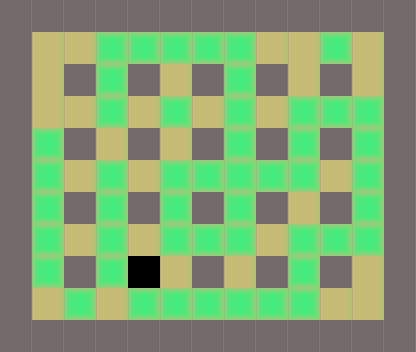

A level layout from a 2D game, rendered from its tile map. Below: a short description, then the map file with its tile-grid data intact:
An orthogonal 13x11 tile map with 32x32 px tiles, 2 tile layers (base, piedras).

<map version="1.0" orientation="orthogonal" renderorder="right-down" width="13" height="11" tilewidth="32" tileheight="32" nextobjectid="1">
 <properties>
  <property name="nombre" value="Nivel 1" />
 </properties>
 <tileset firstgid="1" name="tile" tilewidth="32" tileheight="32" tilecount="3">
  <image source="../../resources/tilebase.png" width="96" height="32" />
  <terraintypes>
   <terrain name="New Terrain" tile="-1" />
  </terraintypes>
 </tileset>
 <layer name="base" width="13" height="11">
  <data>
   <tile gid="1" />
   <tile gid="1" />
   <tile gid="1" />
   <tile gid="1" />
   <tile gid="1" />
   <tile gid="1" />
   <tile gid="1" />
   <tile gid="1" />
   <tile gid="1" />
   <tile gid="1" />
   <tile gid="1" />
   <tile gid="1" />
   <tile gid="1" />
   <tile gid="1" />
   <tile gid="2" />
   <tile gid="2" />
   <tile gid="2" />
   <tile gid="2" />
   <tile gid="2" />
   <tile gid="2" />
   <tile gid="2" />
   <tile gid="2" />
   <tile gid="2" />
   <tile gid="2" />
   <tile gid="2" />
   <tile gid="1" />
   <tile gid="1" />
   <tile gid="2" />
   <tile gid="1" />
   <tile gid="2" />
   <tile gid="1" />
   <tile gid="2" />
   <tile gid="1" />
   <tile gid="2" />
   <tile gid="1" />
   <tile gid="2" />
   <tile gid="1" />
   <tile gid="2" />
   <tile gid="1" />
   <tile gid="1" />
   <tile gid="2" />
   <tile gid="2" />
   <tile gid="2" />
   <tile gid="2" />
   <tile gid="2" />
   <tile gid="2" />
   <tile gid="2" />
   <tile gid="2" />
   <tile gid="2" />
   <tile gid="2" />
   <tile gid="2" />
   <tile gid="1" />
   <tile gid="1" />
   <tile gid="2" />
   <tile gid="1" />
   <tile gid="2" />
   <tile gid="1" />
   <tile gid="2" />
   <tile gid="1" />
   <tile gid="2" />
   <tile gid="1" />
   <tile gid="2" />
   <tile gid="1" />
   <tile gid="2" />
   <tile gid="1" />
   <tile gid="1" />
   <tile gid="2" />
   <tile gid="2" />
   <tile gid="2" />
   <tile gid="2" />
   <tile gid="2" />
   <tile gid="2" />
   <tile gid="2" />
   <tile gid="2" />
   <tile gid="2" />
   <tile gid="2" />
   <tile gid="2" />
   <tile gid="1" />
   <tile gid="1" />
   <tile gid="2" />
   <tile gid="1" />
   <tile gid="2" />
   <tile gid="1" />
   <tile gid="2" />
   <tile gid="1" />
   <tile gid="2" />
   <tile gid="1" />
   <tile gid="2" />
   <tile gid="1" />
   <tile gid="2" />
   <tile gid="1" />
   <tile gid="1" />
   <tile gid="2" />
   <tile gid="2" />
   <tile gid="2" />
   <tile gid="2" />
   <tile gid="2" />
   <tile gid="2" />
   <tile gid="2" />
   <tile gid="2" />
   <tile gid="2" />
   <tile gid="2" />
   <tile gid="2" />
   <tile gid="1" />
   <tile gid="1" />
   <tile gid="2" />
   <tile gid="1" />
   <tile gid="2" />
   <tile gid="0" />
   <tile gid="2" />
   <tile gid="1" />
   <tile gid="2" />
   <tile gid="1" />
   <tile gid="2" />
   <tile gid="1" />
   <tile gid="2" />
   <tile gid="1" />
   <tile gid="1" />
   <tile gid="2" />
   <tile gid="2" />
   <tile gid="2" />
   <tile gid="2" />
   <tile gid="2" />
   <tile gid="2" />
   <tile gid="2" />
   <tile gid="2" />
   <tile gid="2" />
   <tile gid="2" />
   <tile gid="2" />
   <tile gid="1" />
   <tile gid="1" />
   <tile gid="1" />
   <tile gid="1" />
   <tile gid="1" />
   <tile gid="1" />
   <tile gid="1" />
   <tile gid="1" />
   <tile gid="1" />
   <tile gid="1" />
   <tile gid="1" />
   <tile gid="1" />
   <tile gid="1" />
   <tile gid="1" />
  </data>
 </layer>
 <layer name="piedras" width="13" height="11">
  <data>
   <tile gid="0" />
   <tile gid="0" />
   <tile gid="0" />
   <tile gid="0" />
   <tile gid="0" />
   <tile gid="0" />
   <tile gid="0" />
   <tile gid="0" />
   <tile gid="0" />
   <tile gid="0" />
   <tile gid="0" />
   <tile gid="0" />
   <tile gid="0" />
   <tile gid="0" />
   <tile gid="0" />
   <tile gid="0" />
   <tile gid="3" />
   <tile gid="3" />
   <tile gid="3" />
   <tile gid="3" />
   <tile gid="3" />
   <tile gid="0" />
   <tile gid="0" />
   <tile gid="3" />
   <tile gid="0" />
   <tile gid="0" />
   <tile gid="0" />
   <tile gid="0" />
   <tile gid="0" />
   <tile gid="3" />
   <tile gid="0" />
   <tile gid="0" />
   <tile gid="0" />
   <tile gid="3" />
   <tile gid="0" />
   <tile gid="0" />
   <tile gid="0" />
   <tile gid="0" />
   <tile gid="0" />
   <tile gid="0" />
   <tile gid="0" />
   <tile gid="0" />
   <tile gid="3" />
   <tile gid="0" />
   <tile gid="3" />
   <tile gid="0" />
   <tile gid="3" />
   <tile gid="0" />
   <tile gid="3" />
   <tile gid="3" />
   <tile gid="3" />
   <tile gid="0" />
   <tile gid="0" />
   <tile gid="3" />
   <tile gid="0" />
   <tile gid="0" />
   <tile gid="0" />
   <tile gid="0" />
   <tile gid="0" />
   <tile gid="3" />
   <tile gid="0" />
   <tile gid="3" />
   <tile gid="0" />
   <tile gid="3" />
   <tile gid="0" />
   <tile gid="0" />
   <tile gid="3" />
   <tile gid="0" />
   <tile gid="3" />
   <tile gid="0" />
   <tile gid="3" />
   <tile gid="3" />
   <tile gid="3" />
   <tile gid="3" />
   <tile gid="3" />
   <tile gid="0" />
   <tile gid="3" />
   <tile gid="0" />
   <tile gid="0" />
   <tile gid="3" />
   <tile gid="0" />
   <tile gid="3" />
   <tile gid="0" />
   <tile gid="3" />
   <tile gid="0" />
   <tile gid="3" />
   <tile gid="0" />
   <tile gid="0" />
   <tile gid="0" />
   <tile gid="3" />
   <tile gid="0" />
   <tile gid="0" />
   <tile gid="3" />
   <tile gid="0" />
   <tile gid="3" />
   <tile gid="0" />
   <tile gid="3" />
   <tile gid="3" />
   <tile gid="3" />
   <tile gid="0" />
   <tile gid="3" />
   <tile gid="3" />
   <tile gid="3" />
   <tile gid="0" />
   <tile gid="0" />
   <tile gid="3" />
   <tile gid="0" />
   <tile gid="3" />
   <tile gid="0" />
   <tile gid="0" />
   <tile gid="0" />
   <tile gid="0" />
   <tile gid="0" />
   <tile gid="3" />
   <tile gid="0" />
   <tile gid="0" />
   <tile gid="0" />
   <tile gid="0" />
   <tile gid="0" />
   <tile gid="3" />
   <tile gid="0" />
   <tile gid="3" />
   <tile gid="3" />
   <tile gid="3" />
   <tile gid="3" />
   <tile gid="3" />
   <tile gid="3" />
   <tile gid="0" />
   <tile gid="0" />
   <tile gid="0" />
   <tile gid="0" />
   <tile gid="0" />
   <tile gid="0" />
   <tile gid="0" />
   <tile gid="0" />
   <tile gid="0" />
   <tile gid="0" />
   <tile gid="0" />
   <tile gid="0" />
   <tile gid="0" />
   <tile gid="0" />
   <tile gid="0" />
   <tile gid="0" />
  </data>
 </layer>
</map>
